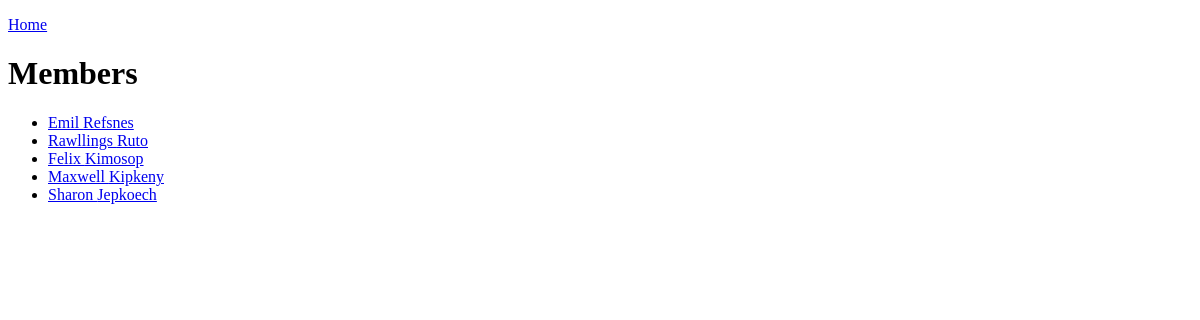
/members/, run on an earlier commit of the app's database.
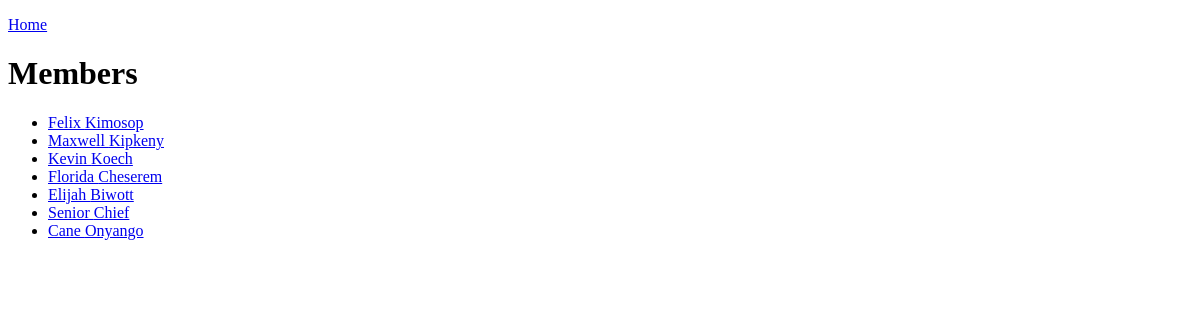
And on a later commit of the database.
### members/models.py (models this page shows)
class Member(models.Model):
    firstname = models.CharField(max_length=255)
    lastname = models.CharField(max_length=255)
    phone = models.IntegerField(null=True)
    joined_date = models.DateField(null=True)

### members/views.py (the view)
# urls.py: path('members/', views.members, name='members'),
def members(request):
    mymembers = Member.objects.all().values()
    template = loader.get_template('all_members.html')
    context = {
        'mymembers': mymembers,
    }
    return HttpResponse(template.render(context, request))

### members/templates/all_members.html (shortened to what this page needs)
{% extends "master.html" %}
{% block content %}
<p><a href="/">Home</a></p>
  <h1>Members</h1>
  <ul>
    {% for x in mymembers %}
    <li><a href="details/{{x.id}}">{{x.firstname}} {{x.lastname}}</a></li>
    {% endfor %}
  </ul>
{% endblock %}

### members/templates/master.html (shortened to what this page needs)
<!DOCTYPE html>
<html>
<head>
</head>
<body>
    {% block content %}
    {% endblock %}
</body>
</html>

What changed in the data, as far as the page shows it:
removed Member: firstname "Emil", lastname "Refsnes"
removed Member: firstname "Rawllings", lastname "Ruto"
removed Member: firstname "Sharon", lastname "Jepkoech"
added Member: firstname "Kevin", lastname "Koech"
added Member: firstname "Florida", lastname "Cheserem"
added Member: firstname "Elijah", lastname "Biwott"
added Member: firstname "Senior", lastname "Chief"
added Member: firstname "Cane", lastname "Onyango"
